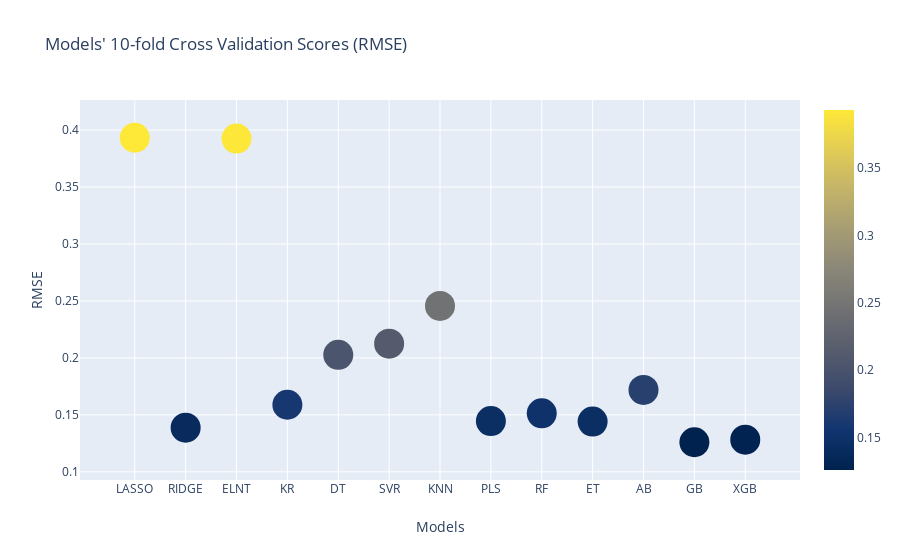

Here is the notebook cell this chart was saved with:
### Markdown cell above
### Lets perform cross validation to overcome bias that is raised by train_test_split process

### Code cell
'''Function to compute cross validation scores.'''
def cross_validation(model):
    from sklearn.model_selection import cross_val_score
    val_score = cross_val_score(model, trainDF_processed, v_log_SalePrice, cv=10, n_jobs= -1, scoring = 'neg_mean_squared_error')
    sq_val_score = np.sqrt(-1*val_score)
    r_val_score = np.round(sq_val_score, 5)
    return r_val_score.mean()

'''Calculate cross validation score of differnt models and plot them.'''
models = [lasso, ridge, elnt, kr, dt, svr, knn, pls, rf, et, ab, gb, xgb]
cross_val_scores = []
for model in models:
    cross_val_scores.append(cross_validation(model))

'''Plot data frame of cross validation scores.'''
x_val_score = pd.DataFrame(data = cross_val_scores, columns=['Cross_Val_Score(RMSE)'])
x_val_score.index = ['LASSO',  'RIDGE', 'ELNT', 'KR', 'DT', 'SVR', 'KNN', 'PLS', 'RF', 'ET', 'AB', 'GB', 'XGB']
scatter_plot(x_val_score.index, x_val_score['Cross_Val_Score(RMSE)'], "Models' 10-fold Cross Validation Scores (RMSE)", 'Models', 'RMSE', 30, 'cividis')

### Figure 1 — Plotly figure (JSON) as saved in the notebook; plotly's stock layout.template omitted (floating-point values rounded to 4 significant figures)
{"data": [{"marker": {"color": [0.3932, 0.1388, 0.3925, 0.1589, 0.2027, 0.2124, 0.2456, 0.1446, 0.1513, 0.1442, 0.1719, 0.126, 0.1283], "colorscale": [[0, "#00224e"], [0.1111, "#123570"], [0.2222, "#3b496c"], [0.3333, "#575d6d"], [0.4444, "#707173"], [0.5556, "#8a8678"], [0.6667, "#a59c74"], [0.7778, "#c3b369"], [0.8889, "#e1cc55"], [1, "#fee838"]], "showscale": true, "size": 30}, "mode": "markers", "type": "scatter", "x": ["LASSO", "RIDGE", "ELNT", "KR", "DT", "SVR", "KNN", "PLS", "RF", "ET", "AB", "GB", "XGB"], "y": [0.3932, 0.1388, 0.3925, 0.1589, 0.2027, 0.2124, 0.2456, 0.1446, 0.1513, 0.1442, 0.1719, 0.126, 0.1283]}], "layout": {"hovermode": "closest", "title": {"text": "Models' 10-fold Cross Validation Scores (RMSE)"}, "xaxis": {"title": {"text": "Models"}}, "yaxis": {"title": {"text": "RMSE"}}}}
